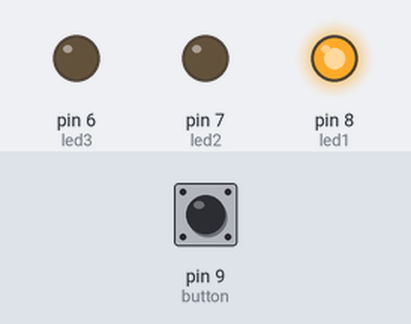
Simulated run of this sketch. Board: Arduino Uno, built with avr-gcc and run on an emulated ATmega328P. Shown: output pins drawn as LEDs (lit = HIGH). The inputs (shaded band) are chosen by the test bench; at power-on: pin 9 (button) HIGH.

Above: at 0.2 s.
At 1.2 s:
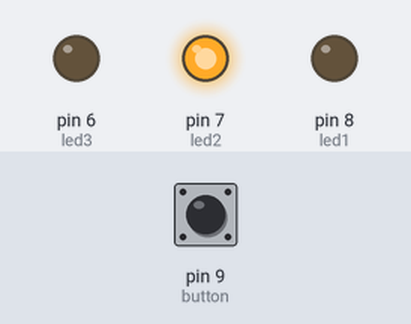
At 2.2 s:
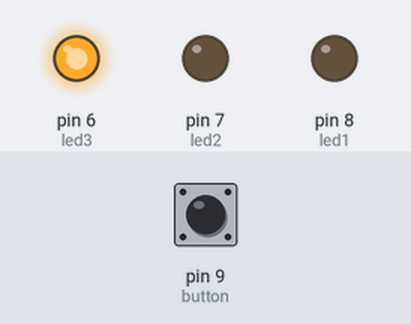
At 5.7 s:
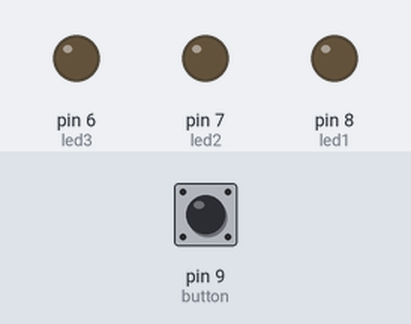
Timing chart, 0 to 6.9 s (numbered marks = the images above):
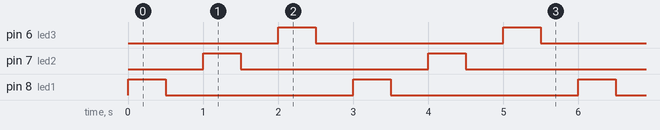

Measured:
- by itself, pin 6 (led3), pin 7 (led2), pin 8 (led1): alternates HIGH for 0.50 s and LOW for 2.5 s
- by itself, everything shown: repeats every 3.0 s, in 6 steps

The sketch:

3leds.ino
```cpp
//THIS IS A COMMENT FROM PHILIP SHERMAN 3/16/2025

const int led1 = 8;  // LED 1 connected to Pin 8
const int led2 = 7;  // LED 2 connected to Pin 7
const int led3 = 6;  // LED 3 connected to Pin 6
const int button = 9; // Button connected to Pin 9

void setup() {
  pinMode(led1, OUTPUT);
  pinMode(led2, OUTPUT);
  pinMode(led3, OUTPUT);
  pinMode(button, INPUT_PULLUP);
}

void loop() {
  if (digitalRead(button) == HIGH) {  // press
    // Turn on the LEDs in sequence
    digitalWrite(led1, HIGH);  // LED for pin 8
    delay(500);  // Wait for 500ms
    digitalWrite(led1, LOW); //turn off led
    delay(500);  // Wait for 500ms

    digitalWrite(led2, HIGH);  // LED for pin 7
    delay(500);  // Wait for 500ms
    digitalWrite(led2, LOW);   // tur off led
    delay(500);  // Wait for 500ms

    digitalWrite(led3, HIGH);  // LED for pin 9
    delay(500);  // Wait for 500ms
    digitalWrite(led3, LOW);   // turn off led
    delay(500);  // Wait for 500ms
  } else {
    // LEDS off when nothing pressed
    digitalWrite(led1, LOW);
    digitalWrite(led2, LOW);
    digitalWrite(led3, LOW);
  }
}

//Commit these changes - Seth Williams
//Joseph MacMillan
```
